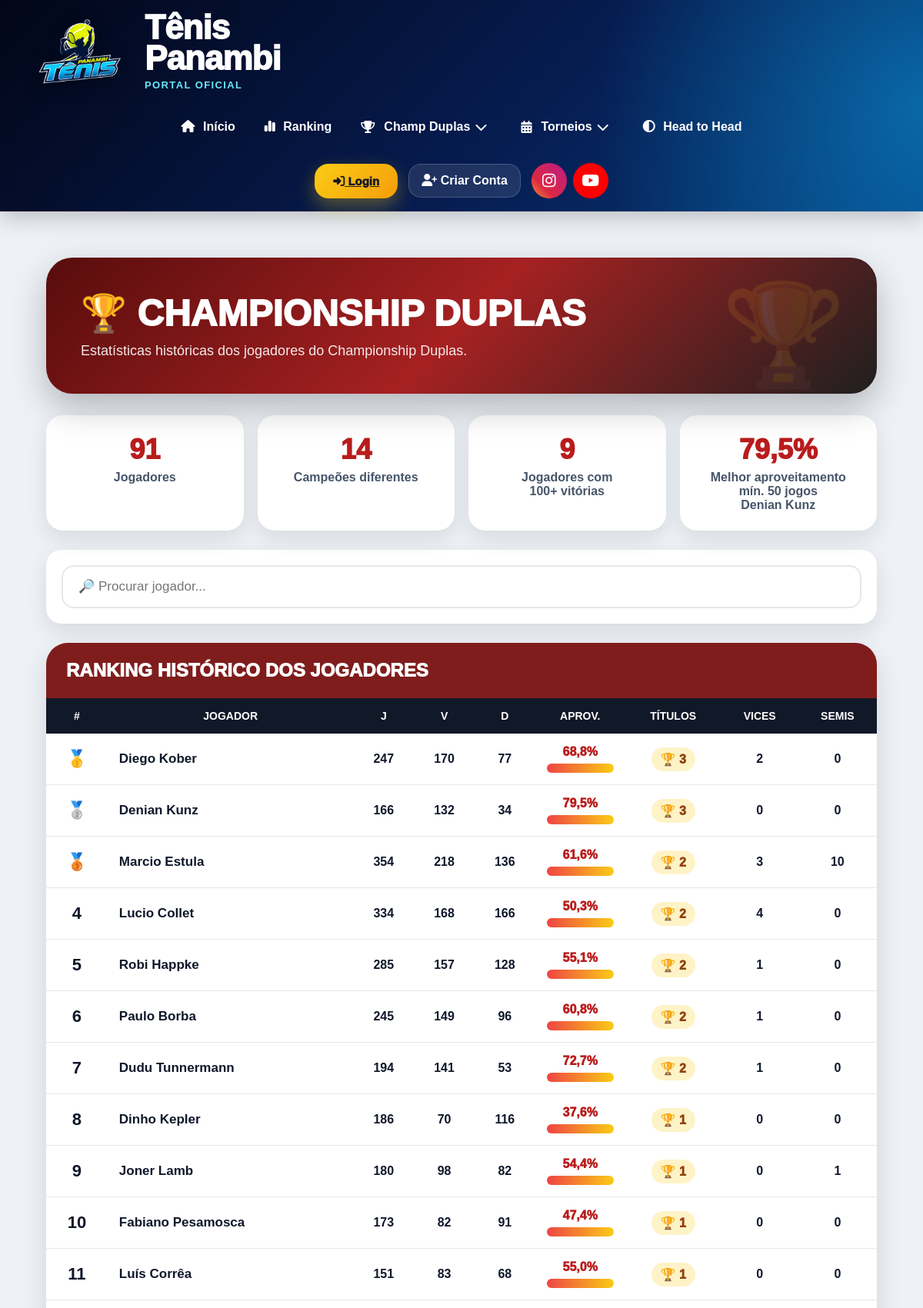
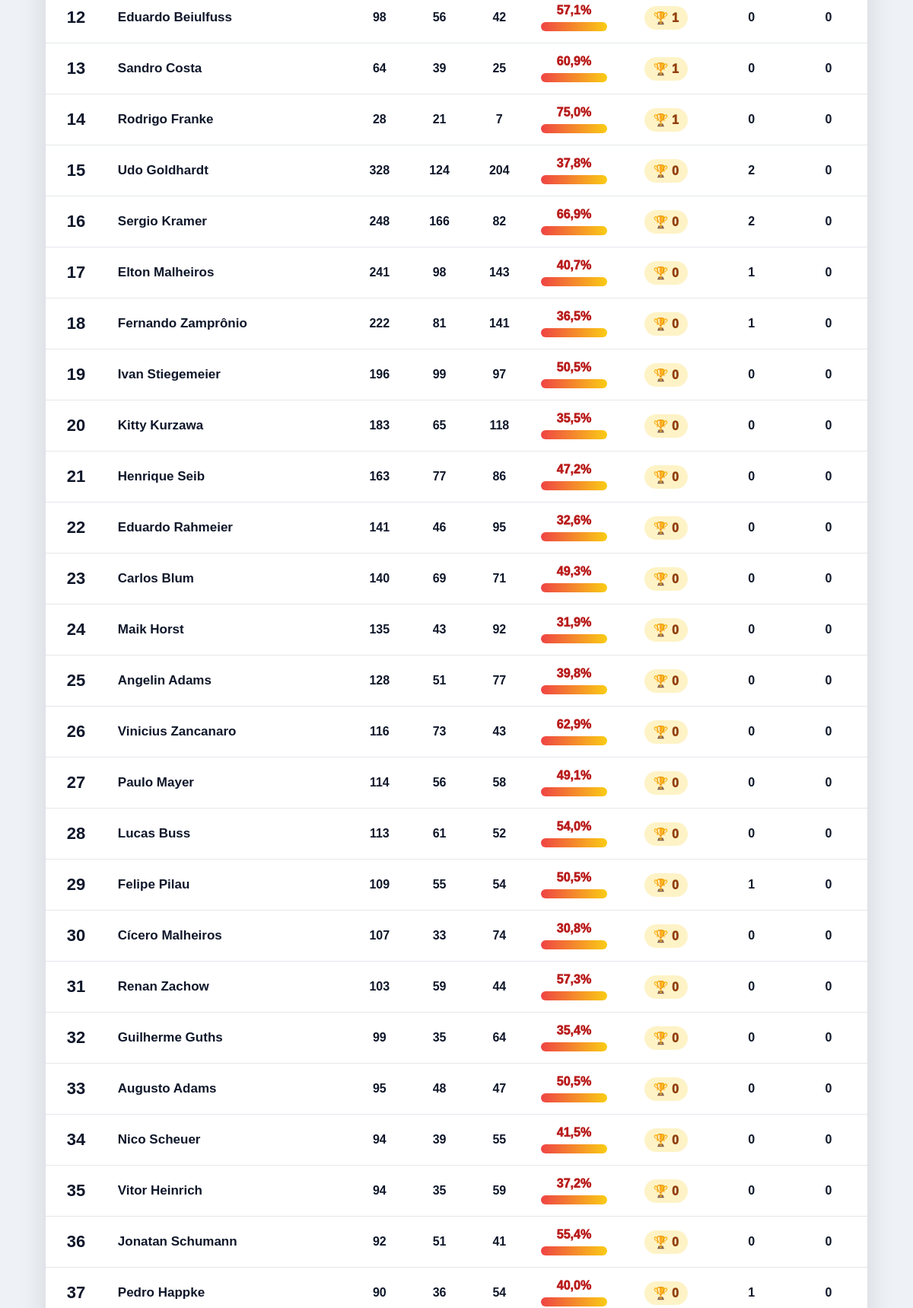
Page /estatisticas-championship/ (upper part) on the committed database (2 pictures, top to bottom).
### core/models.py (models this page shows, shortened)
class Jogador(models.Model):
    CATEGORIAS = [
        ('A', 'Categoria A'),
        ('B', 'Categoria B'),
        ('C', 'Categoria C'),
    ]
    NIVEIS = [
        ('INICIANTE', 'Iniciante'),
        ('INTERMEDIARIO', 'Intermediário'),
        ('AVANCADO', 'Avançado'),
    ]
    MAOS = [
        ('DIREITA', 'Direita'),
        ('ESQUERDA', 'Esquerda'),
    ]
    BACKHANDS = [
        ('UMA_MAO', '1 mão'),
        ('DUAS_MAOS', '2 mãos'),
    ]
    ESTILOS_JOGO = [
        ('OFENSIVO', 'Ofensivo'),
        ('DEFENSIVO', 'Defensivo'),
        ('ALL_COURT', 'All Court'),
        ('SAQUE_VOLEIO', 'Saque e Voleio'),
    ]
    CLUBES = [
        ('TENIS_PANAMBI', 'Tênis Panambi'),
        ('AABB', 'AABB'),
        ('AFUBRA', 'Afubra'),
        ('OUTRO', 'Outro'),
    ]
    usuario = models.OneToOneField(
        User,
        on_delete=models.SET_NULL,
        null=True,
        blank=True
    )
    nome = models.CharField(max_length=150)
    email = models.EmailField(
        blank=True,
        null=True
    )
    telefone = models.CharField(
        max_length=30,
        blank=True,
        null=True
    )
    cidade = models.CharField(
        max_length=100,
        blank=True,
        null=True
    )
    categoria = models.CharField(
        max_length=1,
        choices=CATEGORIAS,
        blank=True,
        null=True
    )
    nivel = models.CharField(
        max_length=20,
        choices=NIVEIS,
        default='INICIANTE'
    )
    mao_dominante = models.CharField(
        max_length=20,
        choices=MAOS,
        default='DIREITA'
    )
    raquete = models.CharField(
        max_length=100,
        blank=True,
        null=True
    )
    instagram = models.CharField(
        max_length=100,
        blank=True,
        null=True
    )
    foto = models.ImageField(
        upload_to='jogadores/',
        blank=True,
        null=True
    )
    ano_inicio = models.PositiveIntegerField(
        blank=True,
        null=True,
        verbose_name='Ano que começou a jogar'
    )
    clube = models.CharField(
        max_length=30,
        choices=CLUBES,
        blank=True,
        null=True
    )
    backhand = models.CharField(
        max_length=20,
        choices=BACKHANDS,
        blank=True,
        null=True
    )
    estilo_jogo = models.CharField(
        max_length=30,
        choices=ESTILOS_JOGO,
        blank=True,
        null=True
    )
    jogador_favorito = models.CharField(
        max_length=100,
        blank=True,
        null=True
    )
    frase_pessoal = models.CharField(
        max_length=200,
        blank=True,
        null=True
    )
    jogos_historicos = models.IntegerField(default=0)
    vitorias_historicas = models.IntegerField(default=0)
    derrotas_historicas = models.IntegerField(default=0)
    titulos_cd = models.IntegerField(default=0)
    vice_cd = models.IntegerField(default=0)
    semifinal_cd = models.IntegerField(default=0)
    ativo = models.BooleanField(default=False)
    cadastro_revisado = models.BooleanField(default=False)
    criado_em = models.DateTimeField(auto_now_add=True)
    class Meta:
        ordering = ['categoria', 'nome']

### core/views.py (the view)
def estatisticas_championship(request):
    jogadores_ids_sistema = ParticipanteJogo.objects.filter(
        jogo__status='CONFIRMADO',
        jogo__tipo_jogo='CHAMPIONSHIP_DUPLAS'
    ).values_list(
        'jogador_id',
        flat=True
    ).distinct()
    jogadores = Jogador.objects.filter(
        id__in=jogadores_ids_sistema
    ) | Jogador.objects.filter(
        jogos_historicos__gt=0
    ) | Jogador.objects.filter(
        vitorias_historicas__gt=0
    ) | Jogador.objects.filter(
        derrotas_historicas__gt=0
    ) | Jogador.objects.filter(
        titulos_cd__gt=0
    ) | Jogador.objects.filter(
        vice_cd__gt=0
    )
    jogadores = jogadores.distinct().exclude(
        usuario__is_staff=True
    ).exclude(
        usuario__is_superuser=True
    ).order_by('nome')
    estatisticas = []
    for jogador in jogadores:
        participacoes = ParticipanteJogo.objects.filter(
            jogador=jogador,
            jogo__status='CONFIRMADO',
            jogo__tipo_jogo='CHAMPIONSHIP_DUPLAS'
        )
        jogos_sistema = participacoes.count()
        vitorias_sistema = participacoes.filter(vencedor=True).count()
        derrotas_sistema = participacoes.filter(vencedor=False).count()
        total_jogos = jogador.jogos_historicos + jogos_sistema
        total_vitorias = jogador.vitorias_historicas + vitorias_sistema
        total_derrotas = jogador.derrotas_historicas + derrotas_sistema
        aproveitamento = 0
        if total_jogos > 0:
            aproveitamento = round(
                (total_vitorias / total_jogos) * 100,
                1
            )
        estatisticas.append({
            'jogador': jogador,
            'jogos': total_jogos,
            'vitorias': total_vitorias,
            'derrotas': total_derrotas,
            'aproveitamento': aproveitamento,
            'titulos': jogador.titulos_cd,
            'vices': jogador.vice_cd,
            'semifinais': jogador.semifinal_cd,
        })
    estatisticas = sorted(
        estatisticas,
        key=lambda item: (
            item['titulos'],
            item['jogos'],
            item['vitorias'],
            item['aproveitamento'],
            item['jogador'].nome
        ),
        reverse=True
    )
    campeoes_diferentes = len([
        item for item in estatisticas
        if item['titulos'] > 0
    ])
    jogadores_mais_100_vitorias = len([
        item for item in estatisticas
        if item['vitorias'] >= 100
    ])
    jogadores_minimo_50 = [
        item for item in estatisticas
        if item['jogos'] >= 50
    ]
    melhor_aproveitamento = None
    if jogadores_minimo_50:
        melhor_aproveitamento = sorted(
            jogadores_minimo_50,
            key=lambda item: (
                item['aproveitamento'],
                item['vitorias'],
                item['jogos']
            ),
            reverse=True
        )[0]
    return render(
        request,
        'estatisticas/championship.html',
        {
            'estatisticas': estatisticas,
            'total_jogadores': len(estatisticas),
            'campeoes_diferentes': campeoes_diferentes,
            'jogadores_mais_100_vitorias': jogadores_mais_100_vitorias,
            'melhor_aproveitamento': melhor_aproveitamento,
        }
    )

### core/templates/estatisticas/championship.html (shortened to what this page needs)
{% extends 'base/base.html' %}
{% block content %}
<div class="stats-page">
    <div class="stats-hero">
        <h1>🏆 Championship Duplas</h1>
        <p>Estatísticas históricas dos jogadores do Championship Duplas.</p>
    </div>
    <div class="cards-resumo">
        <div class="card-resumo">
            <div class="card-numero">{{ total_jogadores }}</div>
            <div class="card-label">Jogadores</div>
        </div>
        <div class="card-resumo">
            <div class="card-numero">{{ campeoes_diferentes }}</div>
            <div class="card-label">Campeões diferentes</div>
        </div>
        <div class="card-resumo">
            <div class="card-numero">{{ jogadores_mais_100_vitorias }}</div>
            <div class="card-label">
                Jogadores com<br>100+ vitórias
            </div>
        </div>
        <div class="card-resumo">
            <div class="card-numero">
                {% if melhor_aproveitamento %}
                    {{ melhor_aproveitamento.aproveitamento }}%
                {% else %}
                    0%
                {% endif %}
            </div>
            <div class="card-label">
                Melhor aproveitamento
                <br>mín. 50 jogos
                {% if melhor_aproveitamento %}
                    <br>{{ melhor_aproveitamento.jogador.nome }}
                {% endif %}
            </div>
        </div>
    </div>
    <div class="filtro-box">
        <input
            type="text"
            id="pesquisaJogador"
            class="filtro-input"
            placeholder="🔎 Procurar jogador..."
        >
    </div>
    <div class="tabela-card">
        <div class="tabela-header">
            Ranking histórico dos jogadores
        </div>
        <table>
            <thead>
                <tr>
                    <th>#</th>
                    <th>Jogador</th>
                    <th>J</th>
                    <th>V</th>
                    <th>D</th>
                    <th>Aprov.</th>
                    <th>Títulos</th>
                    <th class="hide-mobile">Vices</th>
                    <th class="hide-mobile">Semis</th>
                </tr>
            </thead>
            <tbody id="tabelaJogadores">
                {% for item in estatisticas %}
                    <tr class="linha-jogador">
                        <td class="posicao">
                            {% if forloop.counter == 1 %}
                                🥇
                            {% elif forloop.counter == 2 %}
                                🥈
                            {% elif forloop.counter == 3 %}
                                🥉
                            {% else %}
                                {{ forloop.counter }}
                            {% endif %}
                        </td>
                        <td class="nome">
                            {{ item.jogador.nome }}
                        </td>
                        <td>{{ item.jogos }}</td>
                        <td>{{ item.vitorias }}</td>
                        <td>{{ item.derrotas }}</td>
                        <td>
                            <span class="percentual">{{ item.aproveitamento }}%</span>
                            <div class="aproveitamento-bar">
                                <div class="aproveitamento-fill" style="width:{{ item.aproveitamento }}%"></div>
                            </div>
                        </td>
                        <td>
                            <span class="badge-titulo">
                                🏆 {{ item.titulos }}
                            </span>
                        </td>
                        <td class="hide-mobile">{{ item.vices }}</td>
                        <td class="hide-mobile">{{ item.semifinais }}</td>
                    </tr>
                {% empty %}
                    <tr>
                        <td colspan="9">Nenhuma estatística encontrada.</td>
                    </tr>
                {% endfor %}
            </tbody>
        </table>
    </div>
</div>
{% endblock %}

### core/templates/base/base.html (style rules this page uses)
* { margin:0; padding:0; box-sizing:border-box; font-family:Arial, Helvetica, sans-serif; }
body { background:#eef2f7; overflow-x:hidden; }
table { width:100%; border-collapse:collapse; }

### core/templates/estatisticas/championship.html (style rules this page uses)
.stats-page { max-width:1350px; margin:0 auto; padding:25px; }
.stats-hero { background:linear-gradient(135deg, rgba(80,0,0,.95), rgba(160,15,15,.92), rgba(20,20,20,.95)); color:white; border-radius:34px; padding:45px; margin-bottom:28px; box-shadow:0 18px 45px rgba(0,0,0,.25); position:relative; overflow:hidden; }
.stats-hero::after { content:"🏆"; position:absolute; right:40px; top:25px; font-size:130px; opacity:.12; }
.stats-hero h1 { font-size:48px; margin:0; font-weight:1000; text-transform:uppercase; }
.stats-hero p { font-size:18px; opacity:.9; margin-top:10px; }
.cards-resumo { display:grid; grid-template-columns:repeat(auto-fit,minmax(220px,1fr)); gap:18px; margin-bottom:25px; }
.card-resumo { background:white; border-radius:22px; padding:24px; box-shadow:0 10px 28px rgba(0,0,0,.10); text-align:center; }
.card-numero { font-size:36px; font-weight:1000; color:#b91c1c; }
.card-label { color:#475569; font-weight:800; margin-top:6px; }
.filtro-box { background:white; padding:20px; border-radius:20px; margin-bottom:25px; box-shadow:0 10px 28px rgba(0,0,0,.10); }
.filtro-input { width:100%; padding:16px 20px; border:2px solid #e5e7eb; border-radius:16px; font-size:17px; transition:.3s; }
.tabela-card { background:white; border-radius:28px; overflow:hidden; box-shadow:0 14px 36px rgba(0,0,0,.12); }
.tabela-header { background:#7f1d1d; color:white; padding:22px 26px; font-size:24px; font-weight:1000; text-transform:uppercase; }
table { width:100%; border-collapse:collapse; }
th { background:#111827; color:white; padding:15px; text-align:center; font-size:14px; text-transform:uppercase; }
td { padding:15px; border-bottom:1px solid #e5e7eb; text-align:center; font-weight:800; color:#0f172a; }
td.nome { text-align:left; font-size:17px; }
.posicao { font-size:22px; }
.badge-titulo { background:#fef3c7; color:#92400e; padding:7px 12px; border-radius:999px; font-weight:1000; }
.aproveitamento-bar { background:#e5e7eb; border-radius:999px; height:12px; overflow:hidden; margin-top:6px; }
.aproveitamento-fill { background:linear-gradient(90deg,#ef4444,#facc15); height:100%; }
.percentual { font-weight:1000; color:#b91c1c; }

### rows in the picture
Jogador: jogador.nome "Denian Kunz", jogos "166", vitorias "132", derrotas "34", aproveitamento "79,5", titulos "3", vices "0", semifinais "0"
Jogador: jogador.nome "Diego Kober", jogos "247", vitorias "170", derrotas "77", aproveitamento "68,8", titulos "3", vices "2", semifinais "0"
Jogador: jogador.nome "Marcio Estula", jogos "354", vitorias "218", derrotas "136", aproveitamento "61,6", titulos "2", vices "3", semifinais "10"
Jogador: jogador.nome "Lucio Collet", jogos "334", vitorias "168", derrotas "166", aproveitamento "50,3", titulos "2", vices "4", semifinais "0"
Jogador: jogador.nome "Robi Happke", jogos "285", vitorias "157", derrotas "128", aproveitamento "55,1", titulos "2", vices "1", semifinais "0"
Jogador: jogador.nome "Paulo Borba", jogos "245", vitorias "149", derrotas "96", aproveitamento "60,8", titulos "2", vices "1", semifinais "0"
Jogador: jogador.nome "Dudu Tunnermann", jogos "194", vitorias "141", derrotas "53", aproveitamento "72,7", titulos "2", vices "1", semifinais "0"
Jogador: jogador.nome "Dinho Kepler", jogos "186", vitorias "70", derrotas "116", aproveitamento "37,6", titulos "1", vices "0", semifinais "0"
Jogador: jogador.nome "Joner Lamb", jogos "180", vitorias "98", derrotas "82", aproveitamento "54,4", titulos "1", vices "0", semifinais "1"
Jogador: jogador.nome "Fabiano Pesamosca", jogos "173", vitorias "82", derrotas "91", aproveitamento "47,4", titulos "1", vices "0", semifinais "0"
Jogador: jogador.nome "Luís Corrêa", jogos "151", vitorias "83", derrotas "68", aproveitamento "55,0", titulos "1", vices "0", semifinais "0"
Jogador: jogador.nome "Eduardo Beiulfuss", jogos "98", vitorias "56", derrotas "42", aproveitamento "57,1", titulos "1", vices "0", semifinais "0"
Jogador: jogador.nome "Sandro Costa", jogos "64", vitorias "39", derrotas "25", aproveitamento "60,9", titulos "1", vices "0", semifinais "0"
Jogador: jogador.nome "Rodrigo Franke", jogos "28", vitorias "21", derrotas "7", aproveitamento "75,0", titulos "1", vices "0", semifinais "0"
Jogador: jogador.nome "Udo Goldhardt", jogos "328", vitorias "124", derrotas "204", aproveitamento "37,8", titulos "0", vices "2", semifinais "0"
Jogador: jogador.nome "Sergio Kramer", jogos "248", vitorias "166", derrotas "82", aproveitamento "66,9", titulos "0", vices "2", semifinais "0"
Jogador: jogador.nome "Elton Malheiros", jogos "241", vitorias "98", derrotas "143", aproveitamento "40,7", titulos "0", vices "1", semifinais "0"
Jogador: jogador.nome "Fernando Zamprônio", jogos "222", vitorias "81", derrotas "141", aproveitamento "36,5", titulos "0", vices "1", semifinais "0"
Jogador: jogador.nome "Ivan Stiegemeier", jogos "196", vitorias "99", derrotas "97", aproveitamento "50,5", titulos "0", vices "0", semifinais "0"
Jogador: jogador.nome "Kitty Kurzawa", jogos "183", vitorias "65", derrotas "118", aproveitamento "35,5", titulos "0", vices "0", semifinais "0"
Jogador: jogador.nome "Henrique Seib", jogos "163", vitorias "77", derrotas "86", aproveitamento "47,2", titulos "0", vices "0", semifinais "0"
Jogador: jogador.nome "Eduardo Rahmeier", jogos "141", vitorias "46", derrotas "95", aproveitamento "32,6", titulos "0", vices "0", semifinais "0"
Jogador: jogador.nome "Carlos Blum", jogos "140", vitorias "69", derrotas "71", aproveitamento "49,3", titulos "0", vices "0", semifinais "0"
Jogador: jogador.nome "Maik Horst", jogos "135", vitorias "43", derrotas "92", aproveitamento "31,9", titulos "0", vices "0", semifinais "0"
Jogador: jogador.nome "Angelin Adams", jogos "128", vitorias "51", derrotas "77", aproveitamento "39,8", titulos "0", vices "0", semifinais "0"
Jogador: jogador.nome "Vinicius Zancanaro", jogos "116", vitorias "73", derrotas "43", aproveitamento "62,9", titulos "0", vices "0", semifinais "0"
Jogador: jogador.nome "Paulo Mayer", jogos "114", vitorias "56", derrotas "58", aproveitamento "49,1", titulos "0", vices "0", semifinais "0"
Jogador: jogador.nome "Lucas Buss", jogos "113", vitorias "61", derrotas "52", aproveitamento "54,0", titulos "0", vices "0", semifinais "0"
Jogador: jogador.nome "Felipe Pilau", jogos "109", vitorias "55", derrotas "54", aproveitamento "50,5", titulos "0", vices "1", semifinais "0"
Jogador: jogador.nome "Cícero Malheiros", jogos "107", vitorias "33", derrotas "74", aproveitamento "30,8", titulos "0", vices "0", semifinais "0"
Jogador: jogador.nome "Renan Zachow", jogos "103", vitorias "59", derrotas "44", aproveitamento "57,3", titulos "0", vices "0", semifinais "0"
Jogador: jogador.nome "Guilherme Guths", jogos "99", vitorias "35", derrotas "64", aproveitamento "35,4", titulos "0", vices "0", semifinais "0"
Jogador: jogador.nome "Augusto Adams", jogos "95", vitorias "48", derrotas "47", aproveitamento "50,5", titulos "0", vices "0", semifinais "0"
Jogador: jogador.nome "Nico Scheuer", jogos "94", vitorias "39", derrotas "55", aproveitamento "41,5", titulos "0", vices "0", semifinais "0"
Jogador: jogador.nome "Vitor Heinrich", jogos "94", vitorias "35", derrotas "59", aproveitamento "37,2", titulos "0", vices "0", semifinais "0"
Jogador: jogador.nome "Jonatan Schumann", jogos "92", vitorias "51", derrotas "41", aproveitamento "55,4", titulos "0", vices "0", semifinais "0"
Jogador: jogador.nome "Pedro Happke", jogos "90", vitorias "36", derrotas "54", aproveitamento "40,0", titulos "0", vices "1", semifinais "0"

### other values in the picture
{{ total_jogadores }} "91"
{{ campeoes_diferentes }} "14"
{{ jogadores_mais_100_vitorias }} "9"
{{ melhor_aproveitamento.aproveitamento }} "79,5"
